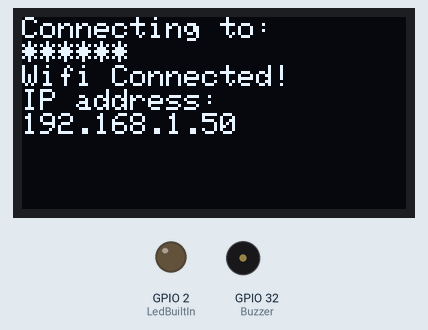
Bench run of a program on a simulated ESP32. Parts: 128×64 one-colour display, output pins drawn as LEDs (lit = HIGH), buzzer (waves = sounding, pin HIGH). WiFi joins after 1.5 s; servers stay silent unless stated; network time is answered at once with the bench clock; the local clock reads 2024-03-15 10:24:30 at power-on unless the program sets it; what the program prints to the serial monitor is not drawn.

Above: at 1.9 s.
At 3.8 s:
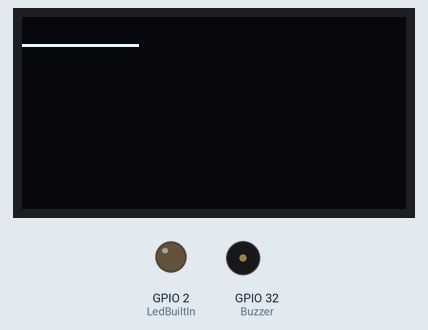
At 5.1 s:
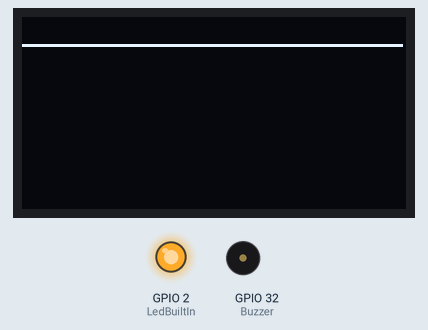
At 38.6 s:
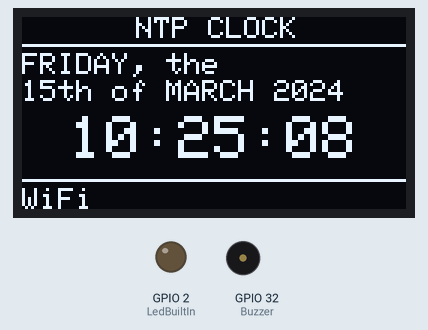
Timing chart, 0 to 40.0 s (numbered marks = the images above):
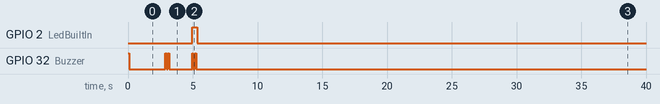

The program:

main.cpp
```cpp
#include <Arduino.h>
#include <SPI.h>
#include <Wire.h>
#include <WiFi.h>
#include <NTPClient.h>
#include <WiFiUdp.h>
#include <Adafruit_GFX.h>
#include <Adafruit_SSD1306.h>

// Replace with your network credentials
const char* ssid     = "******";
const char* password = "******";

// Define OLED specs
#define SCREEN_WIDTH 128 // OLED display width, in pixels
#define SCREEN_HEIGHT 64 // OLED display height, in pixels

// Declaration for an SSD1306 display connected to I2C (SDA to pin 21, SCL to pin 22)
#define OLED_RESET     -1 // Reset pin # (or -1 if sharing Arduino reset pin)
Adafruit_SSD1306 display(SCREEN_WIDTH, SCREEN_HEIGHT, &Wire, OLED_RESET);

// Enable buzzer connected to pin 32
#define Buzzer 32
// Enable builtin LED
#define LedBuiltIn 2

// Define NTP Client to get time
WiFiUDP ntpUDP;
NTPClient timeClient(ntpUDP);
String IP;

// Variables to save date and time
String formattedDate;
String dayStamp;
String timeStamp;

// Store day and month names
const String Days[] = {"SUNDAY", "MONDAY", "TUESDAY", "WEDNESDAY", "THURSDAY", "FRIDAY", "SATURDAY"};
const String Months[] = {"JANUARY", "FEBRUARY", "MARCH", "APRIL", "MAY", "JUNE", "JULY", "AUGUST", "SEPTEMBER", "OCTOBER", "NOVEMBER", "DECEMBER"};
uint8_t secondsIndex; // Stores seconds
uint8_t minutesIndex; // Stores minutes
uint8_t hoursIndex; // Stores hours
uint8_t dayIndex; // Stores day of week
uint8_t monthDay; // Stores day of month
uint8_t monthIndex; // Stores month
uint16_t year; // Stores year

// Functions
void Time(void);
int getMonth(); // returns month in integer form 1-12
int getMonthDay(); // returns day of the month in integer form 1 - 31
int getYear(); // returns year in integer form 2020+
void DefaultFrame(void);
// Draws line on x axis with animation at different heights
// starting y position, Ending y position
void DrawLineAnimated(int j, int k);
//  Draws line on defined sSarting x, Starting y, Ending y positions
void DrawXLine (int i, int j, int k);

// General string display functions
// String to be displayed, X cursor, Y, cursor, Font size
void DisplayRawText(String s, int i, int j, int k);
void AutoTextDisplay(String s, int i, int j, int k);
// Buzz repeat times and duration in ms
void Buzz(unsigned int i, unsigned int j);

void setup() {
  pinMode(LedBuiltIn, OUTPUT);
  pinMode(Buzzer, OUTPUT);
  Buzz(1, 100);
  // Initialize Serial Monitor
  Serial.begin(115200);

  // SSD1306_SWITCHCAPVCC = generate display voltage from 3.3V internally
  if(!display.begin(SSD1306_SWITCHCAPVCC, 0x3C)) { // Address 0x3D for 128x64
    Serial.println(F("SSD1306 allocation failed"));
    for(;;); // Don't proceed, loop forever
  }
  display.clearDisplay();
  display.display();
  AutoTextDisplay("Connecting to: ", 0, 0, 1);
  AutoTextDisplay(ssid, 0, 8, 1);
  WiFi.begin(ssid, password);
  while (WiFi.status() != WL_CONNECTED) {
    delay(500);
    Serial.print(".");
  }
  String ipaddress = WiFi.localIP().toString();
  // Print local IP address and start web server
  AutoTextDisplay("Wifi Connected!", 0, 16, 1);
  AutoTextDisplay("IP address: ", 0, 24, 1);
  AutoTextDisplay(ipaddress, 0, 32, 1);
  delay(1000);
  // Initialize a NTPClient to get time
  timeClient.begin();
  timeClient.setTimeOffset(7200);
  Buzz(2, 100);
  DrawLineAnimated(9, 9);
}

void loop() {
  static unsigned long PassedTime{0}; // Variable to check passed time without using delay
  while(!timeClient.update()) {
    timeClient.forceUpdate();
  }
  if (PassedTime <= millis() - 1000) { // update time once per second
    Time();
    display.clearDisplay();
    DefaultFrame();
    PassedTime = millis();
  }
  if (WiFi.status() == WL_CONNECTED) DisplayRawText("WiFi", 0, 57, 1);
  display.display();
}

void DefaultFrame(void) {
  display.clearDisplay();
  DisplayRawText("NTP CLOCK", 38, 0, 1);
  DrawXLine(0, 9, 9);
  DisplayRawText(Days[dayIndex] + ", the ", 0, 12, 1);
  if (monthDay == 1) DisplayRawText(String(monthDay) + "st of " + Months[monthIndex-1] + " " + year, 0, 21, 1);
  else if (monthDay == 2) DisplayRawText(String(monthDay) + "nd of " + Months[monthIndex-1] + " " + year, 0, 21, 1);
  else if (monthDay == 3) DisplayRawText(String(monthDay) + "rd of " + Months[monthIndex-1] + " " + year, 0, 21, 1);
  else DisplayRawText(String(monthDay) + "th of " + Months[monthIndex-1] + " " + year, 0, 21, 1);
  DisplayRawText(timeStamp, 16, 33, 2);
  DrawXLine(0, 54, 54);
  //display.display();
}

void AutoTextDisplay(String s, int i, int j, int k) {
  DisplayRawText(s, i, j, k);
  display.display();
}

void DisplayRawText(String s, int i, int j, int k) {
  display.setTextSize(k); // Draw 2X-scale text
  display.setTextColor(SSD1306_WHITE);
  display.setCursor(i, j);
  display.println(s);
}

void Buzz(unsigned int i, unsigned int j) {
  for (int k = 0; k <= i - 1; k++) {
    digitalWrite(Buzzer, HIGH);
    delay(j);
    digitalWrite(Buzzer, LOW);
    delay(j);
  }
}

void Time(void) {
  digitalWrite(LedBuiltIn, HIGH);
  // Initialize at non valid numbers so that the function updates their values on first call
  static uint8_t lastminute {61};
  static uint8_t lasthour {25};
  static uint8_t lastday;
  static uint8_t lastmonth;

  // The formattedDate comes with the following format:
  // 2018-05-28T16:00:13Z
  // We need to extract date and time
  formattedDate = timeClient.getFormattedDate();
  //secondsIndex = timeClient.getSeconds();
  minutesIndex = timeClient.getMinutes();
  if (lastminute != minutesIndex) {
    hoursIndex = timeClient.getHours();
    lastminute = minutesIndex;
    if (lasthour != hoursIndex) {
      dayIndex = timeClient.getDay();
      monthDay = getMonthDay();
      Buzz(2, 100);
      lasthour = hoursIndex;
      if (lastday != monthDay) {
        monthIndex = getMonth();
        lastday = monthDay;
        if (lastmonth != monthIndex) {
          year = getYear();
          lastmonth = monthIndex;
        }
      }
    }
  }
  // Extract date
  int splitT = formattedDate.indexOf("T");
  //dayStamp = formattedDate.substring(0, splitT);
  // Extract time
  timeStamp = formattedDate.substring(splitT+1, formattedDate.length()-1);
  digitalWrite(LedBuiltIn, LOW);
}

int getMonthDay() {
  int monthday;
  time_t rawtime = timeClient.getEpochTime();
  struct tm * ti;
  ti = localtime (&rawtime);
  monthday = (ti->tm_mday) < 10 ? 0 + (ti->tm_mday) : (ti->tm_mday);
  return monthday;
}

int getMonth() {
  int month;
  time_t rawtime = timeClient.getEpochTime();
  struct tm * ti;
  ti = localtime (&rawtime);
  month = (ti->tm_mon + 1) < 10 ? 0 + (ti->tm_mon + 1) : (ti->tm_mon + 1);
  return month;
}

int getYear() {
  int year;
  time_t rawtime = timeClient.getEpochTime();
  struct tm * ti;
  ti = localtime (&rawtime);
  year = ti->tm_year + 1900;
  return year;
}

void DrawLineAnimated(int j, int k) {
  uint8_t i;
  display.clearDisplay();
  for(i = 0; i<display.width(); i+=2) {
    display.drawLine(0, j, i, k, SSD1306_WHITE);
    display.display(); // Update screen with each newly-drawn line
  }
}

void DrawXLine(int i, int j, int k){
  for(i; i<display.width(); i++) {
    display.drawLine(i, j, i, k, SSD1306_WHITE);
  }
}
```

Measured:
- by itself, GPIO 2 (LedBuiltIn): LOW → HIGH at 5.0 s, → LOW 0.40 s later
- by itself, GPIO 32 (Buzzer): HIGH → LOW at 0.10 s, → HIGH 2.8 s later, → LOW 0.10 s later, → HIGH 0.10 s later, … (9 changes in this stretch)
- what the display in image 0 shows lasts 1.6 s, from 1.9 s to 3.5 s
- what the display in image 2 shows lasts 0.4 s, from 5.0 s to 5.4 s
